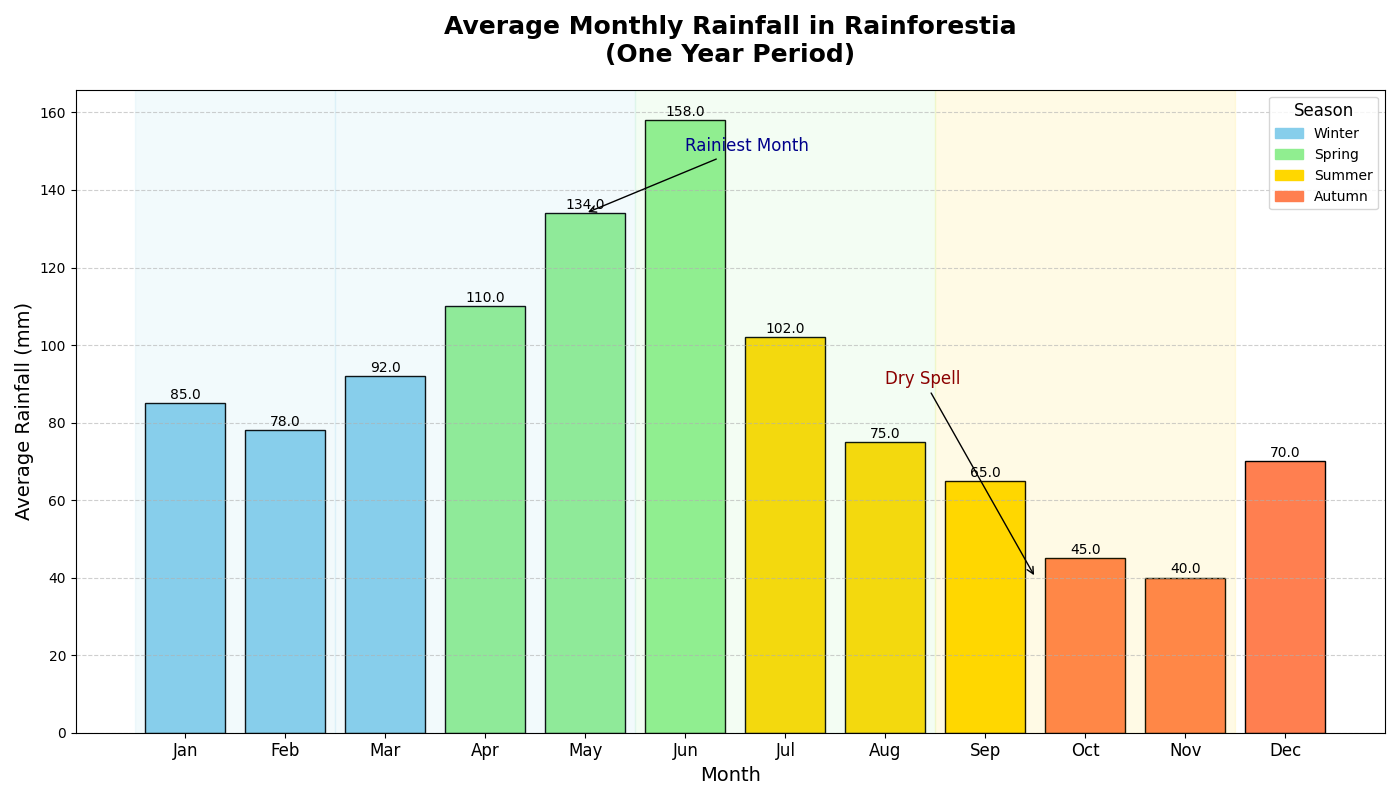

Generate this figure with Python:
import matplotlib.pyplot as plt
import numpy as np

# Backstory:
# The chart aims to illustrate the average monthly rainfall in a fictional region called Rainforestia
# over the span of one year across its four unique seasons: Spring, Summer, Autumn, and Winter.

# Define months and corresponding average rainfall (in millimeters)
months = np.arange(1, 13)
rainfall = np.array([85, 78, 92, 110, 134, 158, 102, 75, 65, 45, 40, 70])

# Define seasons
seasons = ["Winter", "Spring", "Summer", "Autumn"]
season_colors = ['skyblue', 'lightgreen', 'gold', 'coral']
season_labels = [("Winter", 0, 1), ("Spring", 2, 4), ("Summer", 5, 7), ("Autumn", 8, 10)]

# Create the plot
fig, ax = plt.subplots(figsize=(14, 8))

# Plot bar chart for average monthly rainfall
bars = ax.bar(months, rainfall, color=[season_colors[(month - 1) // 3] for month in months], edgecolor='black')

# Annotate each bar with the rainfall amount
for bar in bars:
    height = bar.get_height()
    ax.annotate(f'{height:.1f}', xy=(bar.get_x() + bar.get_width() / 2, height), 
                xytext=(0, 3), textcoords='offset points', ha='center', fontsize=10, color='black')

# Add titles and labels
ax.set_title("Average Monthly Rainfall in Rainforestia\n(One Year Period)", fontsize=18, fontweight='bold', pad=20)
ax.set_xlabel("Month", fontsize=14)
ax.set_ylabel("Average Rainfall (mm)", fontsize=14)

# Customize x-ticks with month names
month_labels = ['Jan', 'Feb', 'Mar', 'Apr', 'May', 'Jun', 'Jul', 'Aug', 'Sep', 'Oct', 'Nov', 'Dec']
ax.set_xticks(months)
ax.set_xticklabels(month_labels, fontsize=12)

# Add gridlines
ax.grid(axis='y', linestyle='--', alpha=0.6)

# Add legend for seasons
handles = [plt.Rectangle((0, 0), 1, 1, color=season_colors[i], edgecolor='black') for i in range(4)]
ax.legend(handles, seasons, title="Season", title_fontsize=12, fontsize=10, loc='upper right')

# Highlight important insights with annotations
ax.annotate('Rainiest Month', xy=(5, rainfall[4]), xytext=(6, 150),
            arrowprops=dict(facecolor='black', arrowstyle='->'), fontsize=12, color='darkblue')
ax.annotate('Dry Spell', xy=(9.5, rainfall[10]), xytext=(8, 90),
            arrowprops=dict(facecolor='black', arrowstyle='->'), fontsize=12, color='darkred')

# Highlight months by seasons using vspan
for season, start, end in season_labels:
    ax.axvspan(months[start] - 0.5, months[end + 1] - 0.5, color=season_colors[(start // 3)], alpha=0.1)

# Automatically adjust layout before displaying
plt.tight_layout()

# Display the plot
plt.show()
